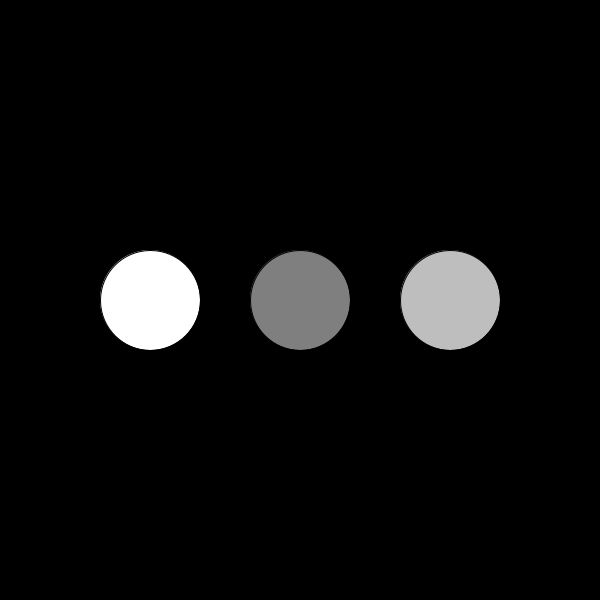
Frame 1 (no input)
Frame 60 (the mouse pressed at the canvas centre just before this capture): identical to frame 1, image omitted
Frame 120 (the mouse held since frame 60 and released just before this capture): identical to frame 1, image omitted

The Processing sketch that drew this single still picture (run headless with seeded random() and noise(); from frame 60 on, the mouse is pressed at the canvas centre):

// Processing sketch: processing_71276
// ── processing_71276.pde

// Nigel Z, Mod 14-15 CP1, colorBalls
int x, y, z;
void setup ()
{
  size (600, 600);
  x = 0;
  y = 0;
  z = 0;
}
void draw ()
{
  background (x, y, z);
  fill (255-x,255-y,255-z);
  ellipse (150,300,100,100);
  fill (x+127, y+127, z+ 127);
  ellipse (300,300,100,100);
  fill (x + 190, y + 190, z + 190);
  ellipse (450,300,100,100);
}
void keyTyped ()
{
  if (key == 'r')
  {
    x = x+255;
  }  
  if (key == 'g')
  {
    y = y+255;
  }
  if (key == 'b')
  {
    x= 0;
    y= 0;
    z= 0;
  }
  if (key == 'B')
  {
    z = z +255;
  }
  if (key == 'o')
  {
    x = x + 255;
    y = y + 165;
  }
  if (key == 'y')
  {
    x = x + 255;
    y = y + 255;
  }
  if (key == 'p')
  {
    x = x + 160;
    y = y + 32;
    z = z + 240;
  }
  if (key == 'v')
  {
    x = x + 238;
    y = y + 130;
    z = z + 238;
  }
  if (key == 'w')
  {
    x = x + 255;
    y = y + 255;
    z = z + 255;
  }
  if (x > 255)
  {
    x = x + 0;
  }
  if (y > 255)
  {
    y = Y + 0;
  }
  if (z > 255)
  {
    z = z + 0;
  }
}
void mouseMoved ()
{
  x = mouseX;
  y = mouseY;
  z = mouseX;
}
